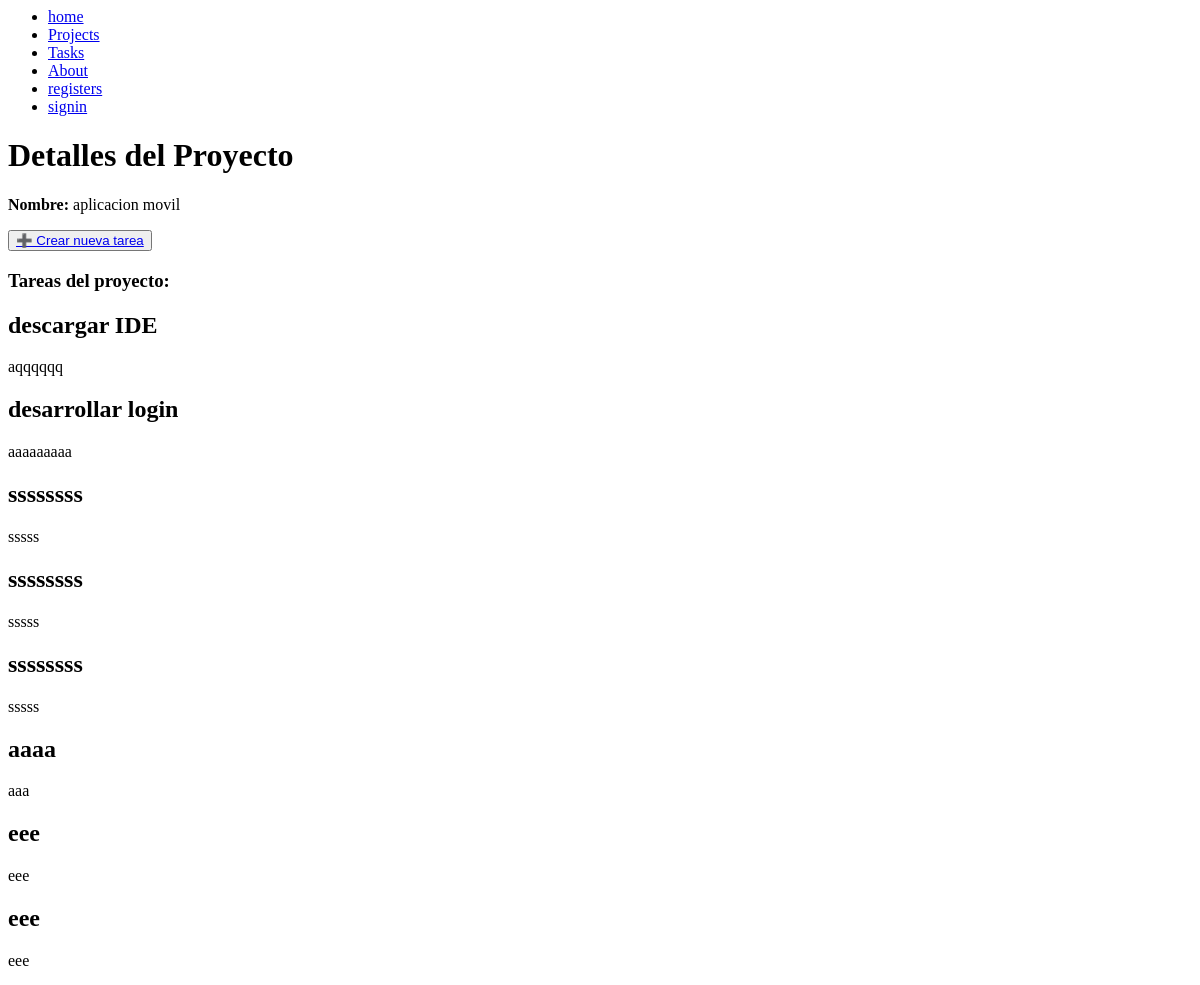
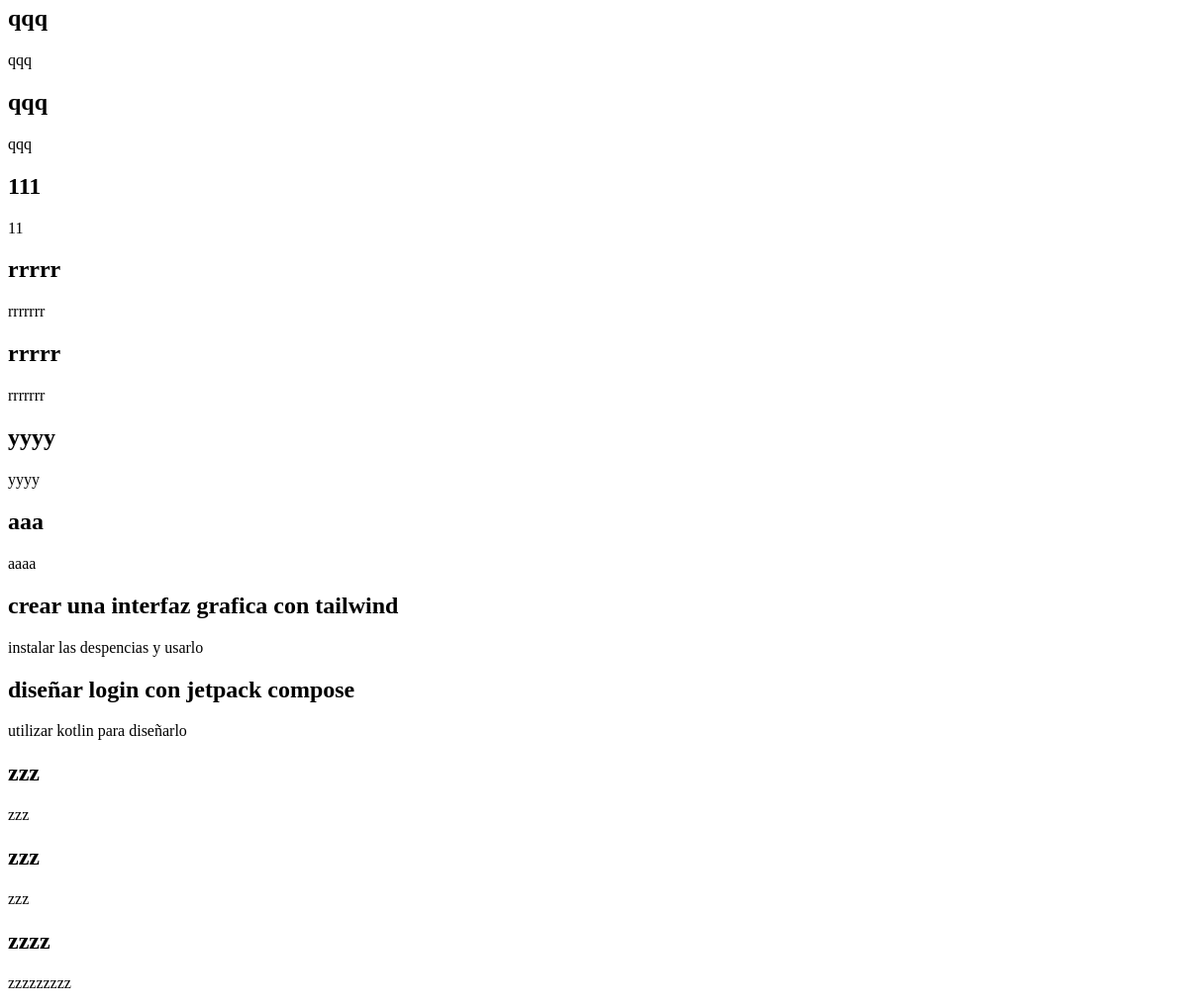
Before: /projects/detail/1 with the older database file (2 pictures, top to bottom).
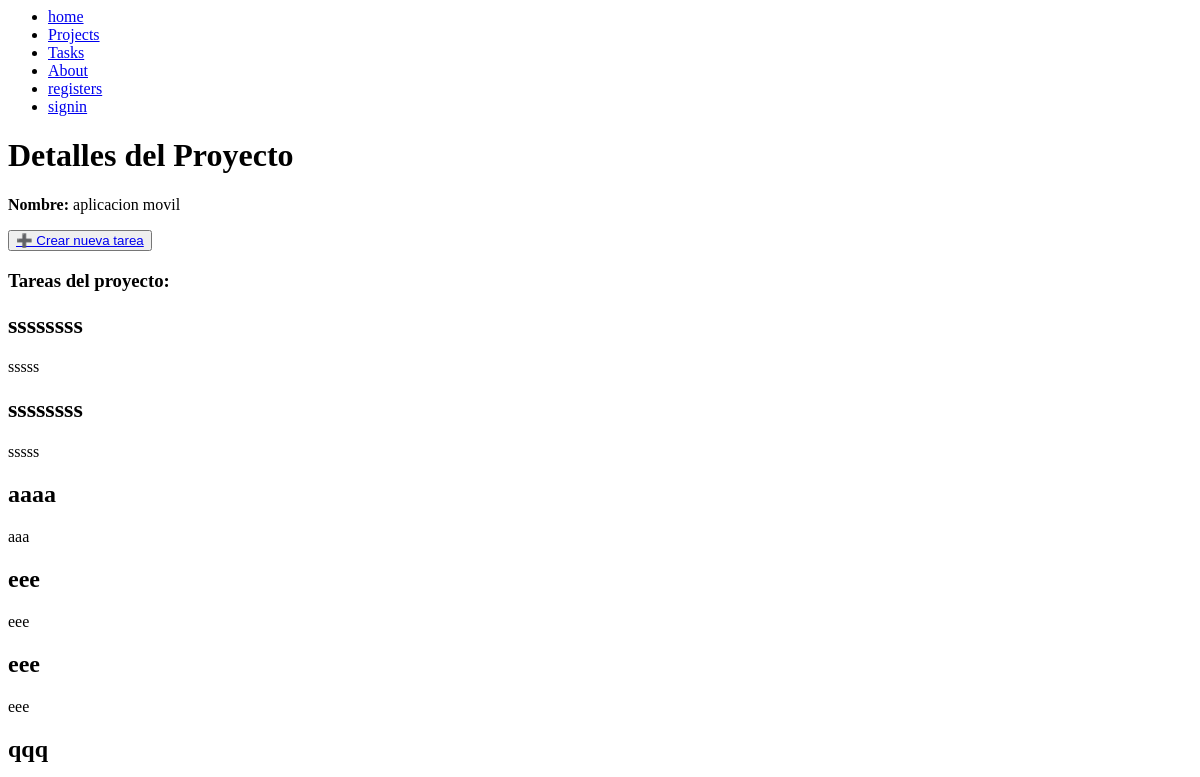
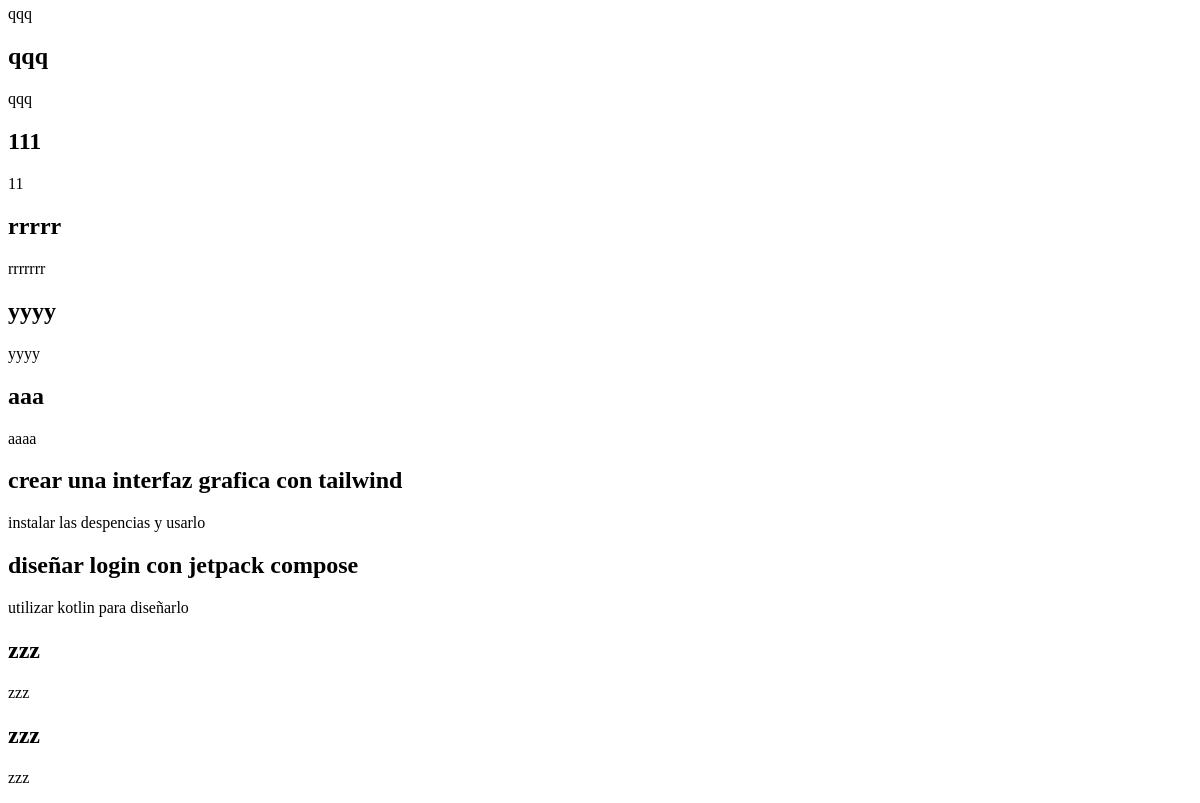
After: the same page with the newer database file (2 pictures, top to bottom).
### myapp/models.py (models this page shows, shortened)
class Task(models.Model):
    title = models.CharField(max_length=200)
    description = models.TextField()
    project = models.ForeignKey(Project, on_delete=models.CASCADE)
    done = models.BooleanField(default=False)

### myapp/views.py (the view)
# urls.py: path('projects/detail/<int:id>', views.project_detail, name='projects_detail'),
def project_detail(request, id):
    project = get_object_or_404(Project, id=id)
    tasks = Task.objects.filter(project=project)
    return render(
        request, "projects/project_detail.html", {"project": project, "tasks": tasks}
    )

### myapp/templates/projects/project_detail.html
{% extends 'layouts/navbar.html' %}
{% block content %}
<h1>Detalles del Proyecto</h1>
<p><strong>Nombre:</strong> {{ project.name }}</p>
<button>
<a href="{% url 'create_task' project.id %}">➕ Crear nueva tarea</a>
</button>
{% if tasks %}
    <h3>Tareas del proyecto:</h3>
    {% for task in tasks %}
        <div>
            <h2>{{ task.title }}</h2>
            <p>{{ task.description }}</p>
        </div>
    {% endfor %}
{% else %}
    <p>No hay tareas asociadas a este proyecto.</p>
{% endif %}
{% endblock %}

Changed rows visible on the page:
removed Task: title "descargar IDE", description "aqqqqqq"
no longer on this page (row edited): Task: title "desarrollar login", description "aaaaaaaaa"
removed Task: title "ssssssss", description "sssss"
removed Task: title "rrrrr", description "rrrrrrr"
removed Task: title "zzzz", description "zzzzzzzzz"
